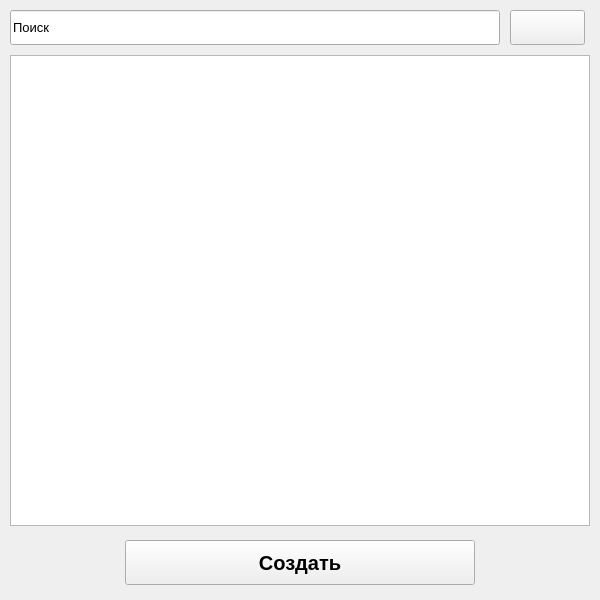
<?xml version="1.0" encoding="UTF-8"?>
<ui version="4.0">
 <class>Form</class>
 <widget class="QWidget" name="Form">
  <property name="geometry">
   <rect>
    <x>0</x>
    <y>0</y>
    <width>600</width>
    <height>600</height>
   </rect>
  </property>
  <property name="minimumSize">
   <size>
    <width>600</width>
    <height>600</height>
   </size>
  </property>
  <property name="maximumSize">
   <size>
    <width>600</width>
    <height>600</height>
   </size>
  </property>
  <property name="windowTitle">
   <string>Новая беседа</string>
  </property>
  <property name="windowIcon">
   <iconset>
    <normaloff>../Структурные фото/Плюс Гр.png</normaloff>../Структурные фото/Плюс Гр.png</iconset>
  </property>
  <widget class="QLineEdit" name="lineEdit">
   <property name="geometry">
    <rect>
     <x>10</x>
     <y>10</y>
     <width>490</width>
     <height>35</height>
    </rect>
   </property>
   <property name="font">
    <font>
     <pointsize>10</pointsize>
     <weight>50</weight>
     <italic>false</italic>
     <bold>false</bold>
    </font>
   </property>
   <property name="text">
    <string>Поиск</string>
   </property>
  </widget>
  <widget class="QListWidget" name="listWidget">
   <property name="geometry">
    <rect>
     <x>10</x>
     <y>55</y>
     <width>580</width>
     <height>471</height>
    </rect>
   </property>
   <property name="font">
    <font>
     <family>Arial</family>
     <pointsize>15</pointsize>
     <weight>75</weight>
     <bold>true</bold>
    </font>
   </property>
  </widget>
  <widget class="QPushButton" name="pushButton">
   <property name="geometry">
    <rect>
     <x>510</x>
     <y>10</y>
     <width>75</width>
     <height>35</height>
    </rect>
   </property>
   <property name="text">
    <string/>
   </property>
   <property name="icon">
    <iconset>
     <normaloff>../Структурные фото/Лупа.png</normaloff>../Структурные фото/Лупа.png</iconset>
   </property>
   <property name="iconSize">
    <size>
     <width>50</width>
     <height>32</height>
    </size>
   </property>
  </widget>
  <widget class="QPushButton" name="pushButton_2">
   <property name="geometry">
    <rect>
     <x>125</x>
     <y>540</y>
     <width>350</width>
     <height>45</height>
    </rect>
   </property>
   <property name="font">
    <font>
     <family>Arial</family>
     <pointsize>15</pointsize>
     <weight>75</weight>
     <italic>false</italic>
     <bold>true</bold>
    </font>
   </property>
   <property name="text">
    <string>Создать</string>
   </property>
  </widget>
 </widget>
 <resources/>
 <connections/>
</ui>
